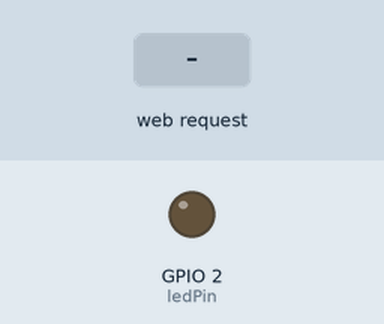
This sketch was run on a simulated ESP32. Parts: output pins drawn as LEDs (lit = HIGH). The test bench sets the inputs (shaded band). WiFi joins after 1.5 s; servers stay silent unless stated; what the sketch prints to the serial monitor is not drawn.

Above: at 3.2 s.
3.3 s: HTTP request GET /?LED=ON received
At 3.7 s:
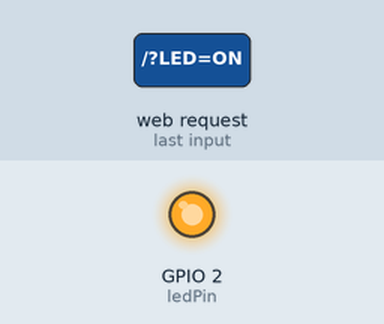
4.8 s: HTTP request GET /?LED=OFF received
At 6.0 s:
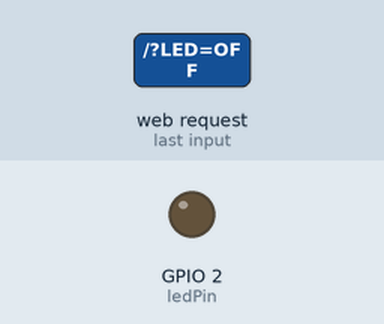
Timing chart, 0 to 7.8 s (numbered marks = the images above; inputs shaded):
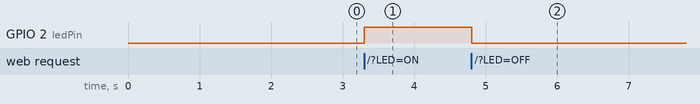

The sketch:

ESP32_Smart_Light.ino
```cpp
#include <WiFi.h>

const char* ssid = "YOUR_SSID";
const char* password = "YOUR_PASSWORD";

WiFiServer server(80);
int ledPin = 2; // Built-in LED

void setup() {
  Serial.begin(115200);
  pinMode(ledPin, OUTPUT);
  digitalWrite(ledPin, LOW);

  WiFi.begin(ssid, password);
  Serial.print("Connecting to WiFi..");
  while (WiFi.status() != WL_CONNECTED) {
    delay(1000);
    Serial.print(".");
  }
  Serial.println("");
  Serial.println("Connected to WiFi");
  Serial.print("IP address: ");
  Serial.println(WiFi.localIP());

  server.begin();
}

void loop() {
  WiFiClient client = server.available();
  if (client) {
    Serial.println("New Client.");
    String currentLine = "";
    while (client.connected()) {
      if (client.available()) {
        char c = client.read();
        Serial.write(c);
        if (c == '\n') {
          if (currentLine.length() == 0) {
            client.println("HTTP/1.1 200 OK");
            client.println("Content-type:text/html");
            client.println();

            client.println("<!DOCTYPE html><html>");
            client.println("<head><meta name='viewport' content='width=device-width, initial-scale=1'>");
            client.println("<style>body{font-family:Arial;text-align:center;}</style></head>");
            client.println("<body><h2>ESP32 Smart Light Control</h2>");
            client.println("<form><button name='LED' value='ON' type='submit'>Turn ON</button>");
            client.println("<button name='LED' value='OFF' type='submit'>Turn OFF</button></form>");
            client.println("</body></html>");

            client.println();
            break;
          } else {
            if (currentLine.indexOf("GET /?LED=ON") >= 0) {
              digitalWrite(ledPin, HIGH);
            }
            if (currentLine.indexOf("GET /?LED=OFF") >= 0) {
              digitalWrite(ledPin, LOW);
            }
            currentLine = "";
          }
        } else if (c != '\r') {
          currentLine += c;
        }
      }
    }
    client.stop();
    Serial.println("Client Disconnected.");
  }
}
```

Measured:
- after the input at 3.3 s, GPIO 2 (ledPin): LOW → HIGH at once
- after the input at 4.8 s, GPIO 2 (ledPin): HIGH → LOW at once
